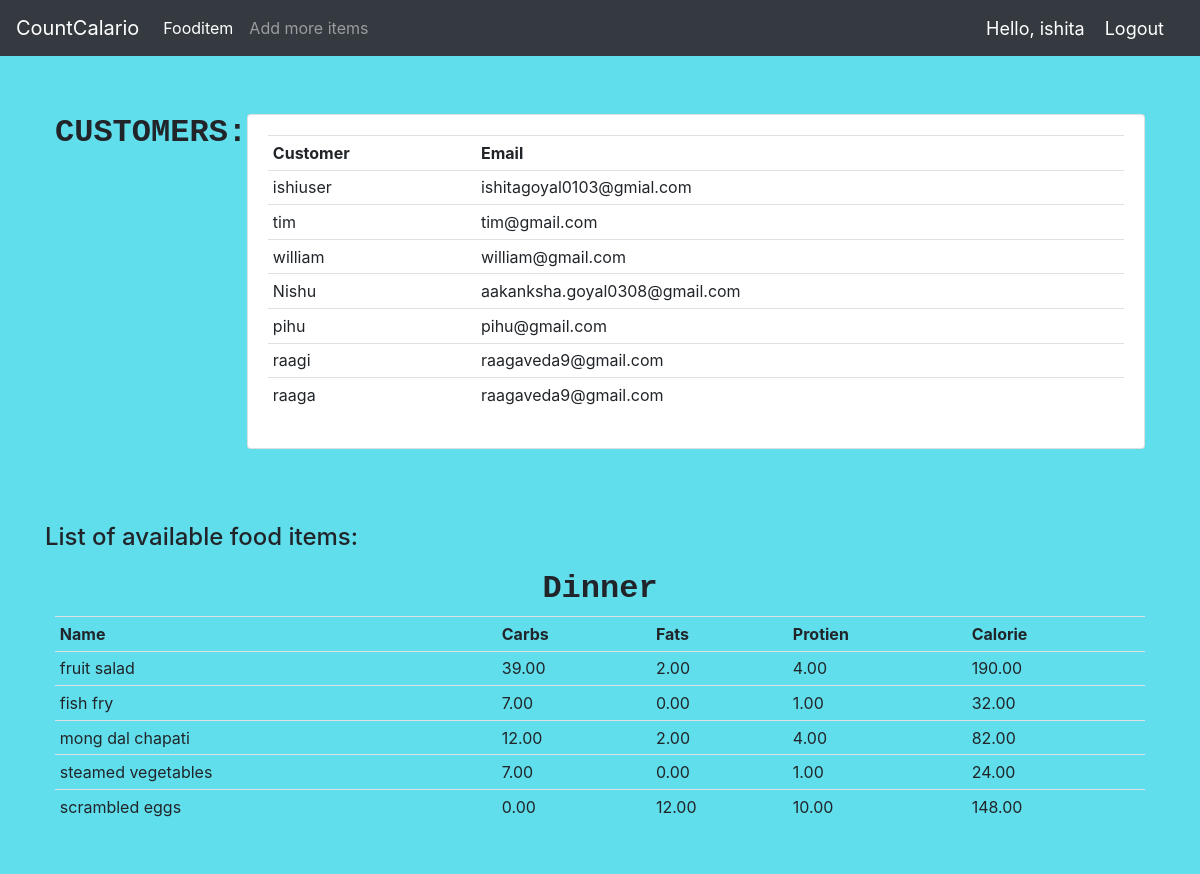
The app's page / (signed in) with its own data.
### Fityfeed/models.py (models this page shows, shortened)
class Customer(models.Model):
    user = models.OneToOneField(User, null=True, on_delete=models.CASCADE)
    name=models.CharField(max_length=200,null=True)
    email=models.CharField(max_length=200,null=True)
    date_created=models.DateTimeField(auto_now_add=True,null=True)

class Fooditem(models.Model):
    name = models.CharField(max_length=200)
    category = models.ManyToManyField(Category)
    carbohydrate = models.DecimalField(max_digits=5,decimal_places=2,default=0)
    fats = models.DecimalField(max_digits=5,decimal_places=2,default=0)
    protein = models.DecimalField(max_digits=5,decimal_places=2,default=0)
    calorie=models.DecimalField(max_digits=5,decimal_places=2,default=0,blank=True)
    quantity = models.IntegerField(default=1,null=True,blank=True)

### Fityfeed/decorators.py (the view)
    def wrapper_func(request,*args,**kwargs):
        group=None
        if request.user.groups.exists():
            group=request.user.groups.all()[0].name
        if group=='user':
            return redirect('userPage')
        if group=='admin':
            return view_func(request,*args,**kwargs)

### Fityfeed/views.py (called while the page is built)
@login_required(login_url='login')
@admin_only
def home(request):
    breakfast=Category.objects.filter(name='breakfast')[0].fooditem_set.all()[:5]
    lunch=Category.objects.filter(name='lunch')[0].fooditem_set.all()[:5]
    dinner=Category.objects.filter(name='dinner')[0].fooditem_set.all()[:5]
    snacks=Category.objects.filter(name='snacks')[0].fooditem_set.all()[:5]
    customers=Customer.objects.all()
    context={'breakfast':breakfast,
              'lunch':lunch,
              'dinner':dinner,
              'snacks':snacks,
              'customers':customers,
            }
    return render(request,'main.html',context)

### Fityfeed/templates/main.html (shortened to what this page needs)
{% load static %}
<!DOCTYPE html>
<html lang="en">
<head>
    <link rel="stylesheet" href="https://stackpath.bootstrapcdn.com/bootstrap/4.5.0/css/bootstrap.min.css"0>
    <link rel="stylesheet" href="{% static 'css/main.css' %}">
</head>
<body>
    {% include 'navbar.html' %}
    <br>
    <br>
    <div class="container">
    {% block content %}
        <div class="flex-box-row">
            <h5 id="heading">CUSTOMERS:</h5>
            <br>
            <br>
            <div class="card card-body">
               <table class="table table-sm">
                    <tr>
                        <th>Customer</th>
                        <th>Email</th>
                    </tr>
                    {% for cust in customers %}
                    <tr>
                        <td>{{cust.name}} </td>
                        <td> {{cust.email}} </td>
                    </tr>
                    {% endfor %}
                </table>
            </div>
        </div>
        <p class="text-info">
        <br><br>
    <h4>List of available food items:</h4>
        <div class="flex-box-row">
            <h5 id="heading">Dinner</h5>
                <table class="table table-sm">
                    <tr>
                        <th>Name</th>
                        <th>Carbs</th>
                        <th>Fats</th>
                        <th>Protien</th>
                        <th>Calorie</th>
                    </tr>
                   {% for items in dinner %}
                    <tr>
                        <td>{{items.name}} </td>
                        <td>{{items.carbohydrate}} </td>
                        <td>{{items.fats}} </td>
                        <td>{{items.protein}} </td>
                        <td>{{items.calorie}} </td>
                        </tr>
                    {% endfor %}
                </table>
        </div>
<br>
    {% endblock %}
    </div>
</body>
</html>

### Fityfeed/templates/navbar.html (shortened to what this page needs)
{% load static%}
<nav class="navbar navbar-expand-lg navbar-dark bg-dark">
    <a class="navbar-brand" href="{% url 'home' %}">CountCalario</a>
    <div class="collapse navbar-collapse" id="navbarSupportedContent">
    {% if request.user.is_staff %}
      <ul class="navbar-nav mr-auto">
        <li class="nav-item active">
          <a class="nav-link" href="{% url 'fooditem' %}">Fooditem<span class="sr-only">(current)</span></a>
        </li>
        <li class="nav-item">
          <a class="nav-link" href="{% url 'createfooditem' %}">Add more items</a>
        </li>
      </ul>
    {% endif %}
    </div>
    <span class="hello-msg">Hello, {{request.user}}</span>
    <span ><a  class="hello-msg" href="{% url 'logout' %}">Logout</a></span>
  </nav>

### static/css/main.css (style rules this page uses)
.flex-box-row { display:flex; padding : 10px; flex-wrap: wrap; justify-content: space-around; }
#heading { text-shadow: rgb(41, 208, 238); font-family: 'Courier New', Courier, monospace; font-weight: 550; font-size: xx-large; text-align: left; }
body, html { margin: 0; padding: 0; height: 100%; background-color: rgb(225, 193, 249); }

### Fityfeed/templates/navbar.html (style rules this page uses)
.hello-msg { font-size: 18px; color: #fff; margin-right: 20px; }

### Fityfeed/templates/main.html (style rules this page uses)
html,body { background-color:rgb(96, 222, 236); }
.flex-box-row , .card card-body ,.table table-sm { display:flex; padding : 10px; flex-wrap: wrap; justify-content: space-around; background-color:rgb(96, 222, 236); }
#heading { text-shadow: rgb(41, 208, 238); font-family: 'Courier New', Courier, monospace; font-weight: 550; font-size: xx-large; text-align: left; }

### records on screen
Customer: name "ishiuser", email "ishitagoyal0103@gmial.com"
Customer: name "tim", email "tim@gmail.com"
Customer: name "william", email "william@gmail.com"
Customer: name "Nishu", email "aakanksha.goyal0308@gmail.com"
Customer: name "pihu", email "pihu@gmail.com"
Customer: name "raagi", email "raagaveda9@gmail.com"
Customer: name "raaga", email "raagaveda9@gmail.com"
Fooditem: name "fruit salad", carbohydrate "39.00", fats "2.00", protein "4.00", calorie "190.00"
Fooditem: name "fish fry", carbohydrate "7.00", fats "0.00", protein "1.00", calorie "32.00"
Fooditem: name "mong dal chapati", carbohydrate "12.00", fats "2.00", protein "4.00", calorie "82.00"
Fooditem: name "steamed vegetables", carbohydrate "7.00", fats "0.00", protein "1.00", calorie "24.00"
Fooditem: name "scrambled eggs", carbohydrate "0.00", fats "12.00", protein "10.00", calorie "148.00"

### other values on screen
{{ request.user }} "ishita"
